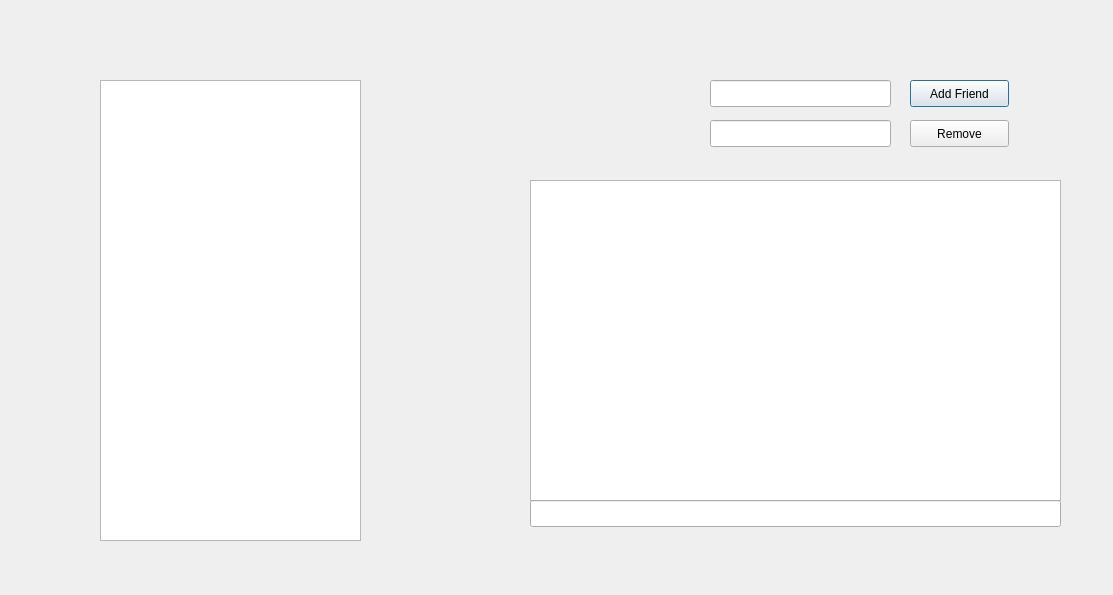
<?xml version="1.0" encoding="UTF-8"?>
<ui version="4.0">
 <class>Friends</class>
 <widget class="QDialog" name="Friends">
  <property name="geometry">
   <rect>
    <x>0</x>
    <y>0</y>
    <width>1113</width>
    <height>595</height>
   </rect>
  </property>
  <property name="windowTitle">
   <string>Dialog</string>
  </property>
  <widget class="QTableWidget" name="friendTable">
   <property name="geometry">
    <rect>
     <x>100</x>
     <y>80</y>
     <width>261</width>
     <height>461</height>
    </rect>
   </property>
  </widget>
  <widget class="QTextBrowser" name="friendsChatBox">
   <property name="geometry">
    <rect>
     <x>530</x>
     <y>180</y>
     <width>531</width>
     <height>321</height>
    </rect>
   </property>
  </widget>
  <widget class="QLineEdit" name="frinedsChatEdit">
   <property name="geometry">
    <rect>
     <x>530</x>
     <y>500</y>
     <width>531</width>
     <height>27</height>
    </rect>
   </property>
  </widget>
  <widget class="QLineEdit" name="friendAddEdit">
   <property name="geometry">
    <rect>
     <x>710</x>
     <y>80</y>
     <width>181</width>
     <height>27</height>
    </rect>
   </property>
  </widget>
  <widget class="QPushButton" name="friendAddbutton">
   <property name="geometry">
    <rect>
     <x>910</x>
     <y>80</y>
     <width>99</width>
     <height>27</height>
    </rect>
   </property>
   <property name="text">
    <string>Add Friend</string>
   </property>
  </widget>
  <widget class="QLineEdit" name="friendRemoveEdit">
   <property name="geometry">
    <rect>
     <x>710</x>
     <y>120</y>
     <width>181</width>
     <height>27</height>
    </rect>
   </property>
   <property name="text">
    <string/>
   </property>
  </widget>
  <widget class="QPushButton" name="friendRemoveButton">
   <property name="geometry">
    <rect>
     <x>910</x>
     <y>120</y>
     <width>99</width>
     <height>27</height>
    </rect>
   </property>
   <property name="text">
    <string>Remove</string>
   </property>
  </widget>
  <widget class="QLabel" name="friendErrorLabel">
   <property name="geometry">
    <rect>
     <x>650</x>
     <y>30</y>
     <width>391</width>
     <height>31</height>
    </rect>
   </property>
   <property name="font">
    <font>
     <pointsize>14</pointsize>
    </font>
   </property>
   <property name="text">
    <string/>
   </property>
  </widget>
 </widget>
 <resources/>
 <connections/>
</ui>
